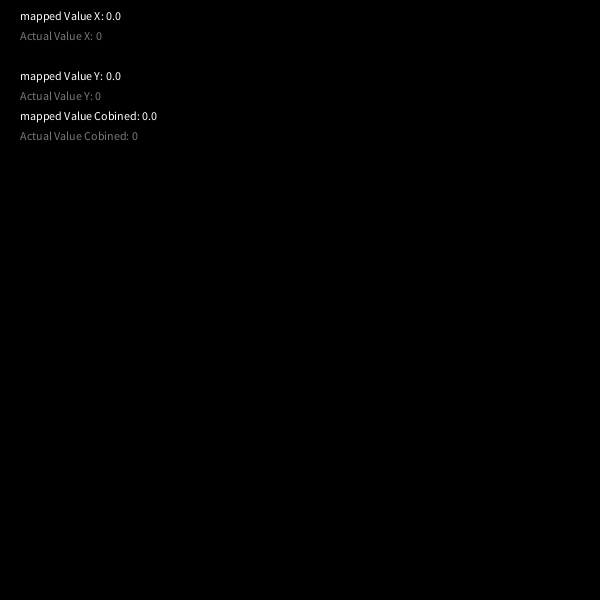
Frame 1 (no input)
Frame 60 (the mouse pressed at the canvas centre just before this capture): identical to frame 1, image omitted
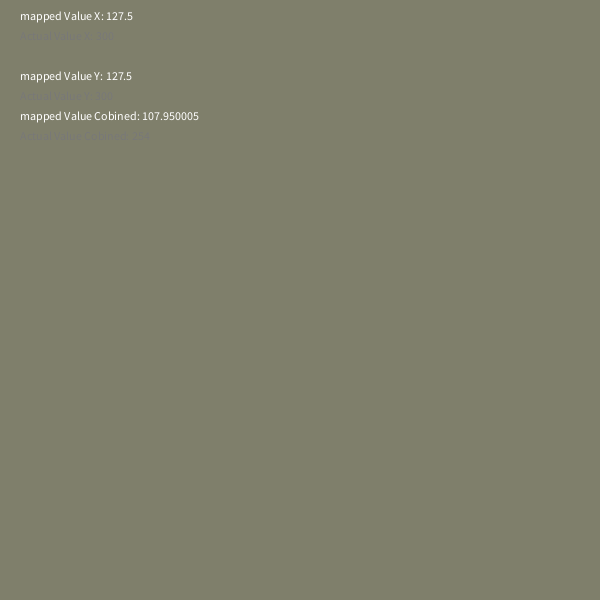
Frame 120 (the mouse held since frame 60 and released just before this capture)

The Processing sketch that drew these frames (run headless with seeded random() and noise(); from frame 60 on, the mouse is pressed at the canvas centre):

// Processing sketch: sketch_1map_function_02
// ── sketch_1map_function_02.pde
float mappedVal;
float mappedValY;
float mappedCobined;

void setup() {
 size(600,600); 
}

void draw() {
  // map the mouseX value in to 0 - 255
  mappedVal = map(mouseX,0,width,0,255);
  mappedValY = map(mouseY,0,height,0,255);
  mappedCobined = map((mouseX*255/(mouseY+1)),0,width,0,255);
  
  // Change the Red and Green parameter of the background
  background(mappedVal, mappedValY,mappedCobined);
  
  // write the mapped value text on canvas
  fill(255);
  text("mapped Value X: " + mappedVal, 20, 20);
  
  // write the actual value of the mouseX
  fill(120);
  text("Actual Value X: " + mouseX, 20, 40);
  
    // write the mapped value text on canvas
  fill(255);
  text("mapped Value Y: " + mappedValY, 20, 80);
  
  // write the actual value of the mouseX
  fill(120);
  text("Actual Value Y: " + mouseY, 20, 100);
  
    // write the mapped value text on canvas
  fill(255);
  text("mapped Value Cobined: " + mappedCobined, 20, 120);
  
  // write the actual value of the mouseX
  fill(120);
  text("Actual Value Cobined: " + (mouseX*255/(mouseY+1)), 20, 140);
}
